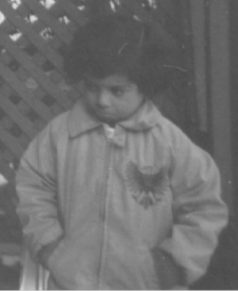
#> input picture week_04/pout.png, 238 x 291 px
$ python week_04.py
#> lines starting #> are read from the running program, lines starting #| are printed output that depends on the picture
import cv2
import numpy as np
import matplotlib.pyplot as plt


resim = cv2.imread('pout.png')
#> resim is the input picture: shape (291, 238, 3); min 75, max 223, mean 110.9
gri_resim=cv2.cvtColor(resim,cv2.COLOR_BGR2GRAY)
histogram=cv2.calcHist([gri_resim],[0],None,[256],[0,256])
#> histogram = 256 values, max 2680 at index 83, min 0 at index 0, mean 270.5

min_I_eski=np.min(gri_resim)
#> min_I_eski = 75
max_I_eski=np.max(gri_resim)
#> max_I_eski = 223

min_I_yeni=0
max_I_yeni=255

print(f"min : {min_I_eski}")
#| min : 75
print(f"max : {max_I_eski}")
#| max : 223

plt.bar(range(256),histogram.flatten())
plt.show()
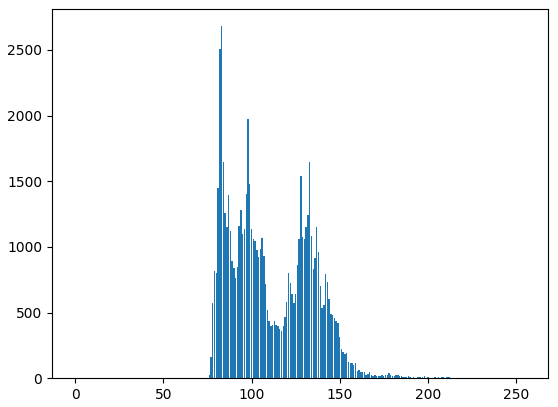
#> figure drawn by matplotlib, 1 panel; tallest bar 2680 high, from x = 82.6 to 83.4

yeni_resim = np.round((max_I_yeni-min_I_yeni) * ((gri_resim-min_I_eski) / (max_I_eski-min_I_eski)) + min_I_yeni)
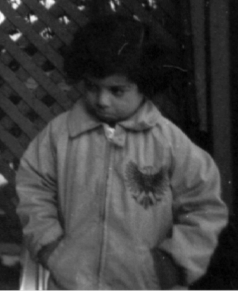
#> yeni_resim: shape (291, 238) float64; min 0, max 255, mean 61.8
yeni_resim=yeni_resim.astype(np.uint8)

histogram2=cv2.calcHist([yeni_resim],[0],None,[256],[0,256])
#> histogram2 = 256 values, max 2680 at index 14, min 0 at index 1, mean 270.5
plt.bar(range(256),histogram2.flatten())
plt.show()
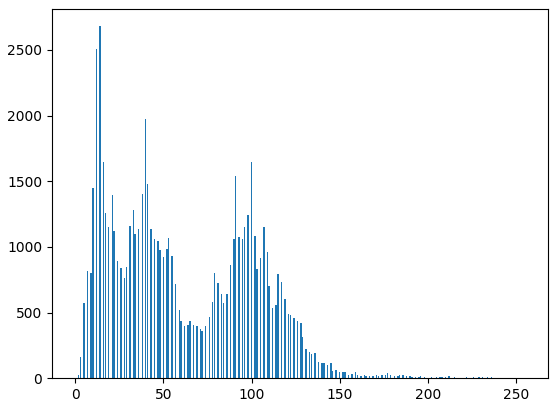
#> figure drawn by matplotlib, 1 panel; tallest bar 2680 high, from x = 13.6 to 14.4

cv2.imshow('Image', resim)
cv2.imshow('Image-2', yeni_resim)
# cv2.waitKey()

# OpenCV ile histogram germe
yeni_resim2=cv2.normalize(gri_resim,None,0,255,cv2.NORM_MINMAX)
cv2.imshow('Image-3', yeni_resim2)
cv2.waitKey()
